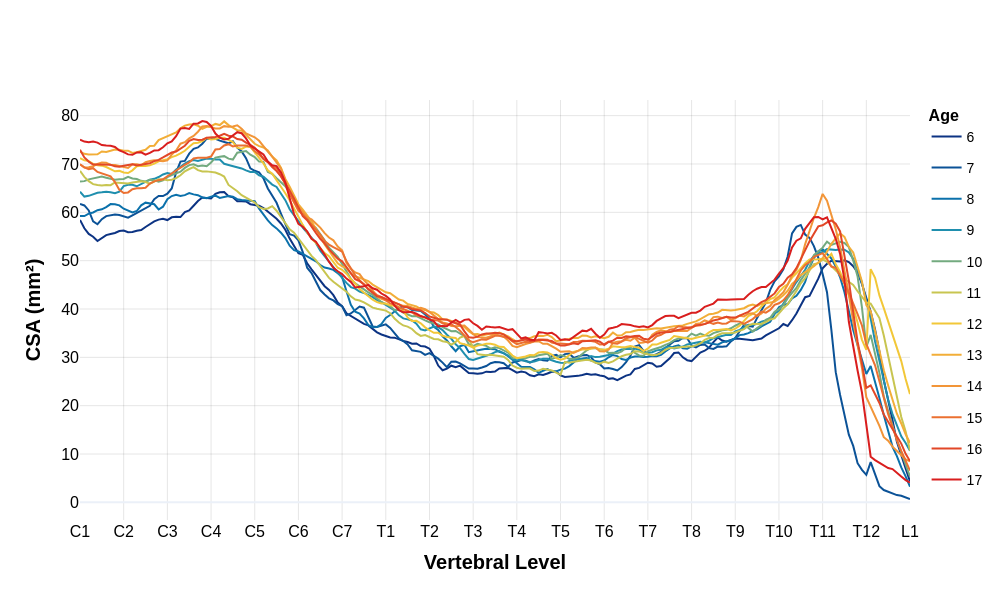

Notebook code cell kept with this figure:
### Markdown cell above
#### 1.1 All participants

### Code cell
plot_morphometrics(morphometrics_df, 'CSA','CSA (mm²)')

### Figure 1 — Plotly figure (JSON) as saved in the notebook; plotly's stock layout.template omitted (floating-point values rounded to 4 significant figures; data arrays with more than 128 entries replaced by an {"elided": "..."} marker saying what was removed)
{"data": [{"legendgroup": "Age 6", "line": {"color": "rgb(12, 51, 131)", "width": 2}, "marker": {"size": 6}, "mode": "lines", "name": "6", "type": "scatter", "x": {"elided": "191 float values"}, "y": {"elided": "191 float values"}}, {"legendgroup": "Age 7", "line": {"color": "rgb(11, 82, 151)", "width": 2}, "marker": {"size": 6}, "mode": "lines", "name": "7", "type": "scatter", "x": {"elided": "191 float values"}, "y": {"elided": "191 float values"}}, {"legendgroup": "Age 8", "line": {"color": "rgb(11, 113, 171)", "width": 2}, "marker": {"size": 6}, "mode": "lines", "name": "8", "type": "scatter", "x": {"elided": "191 float values"}, "y": {"elided": "191 float values"}}, {"legendgroup": "Age 9", "line": {"color": "rgb(31, 143, 174)", "width": 2}, "marker": {"size": 6}, "mode": "lines", "name": "9", "type": "scatter", "x": {"elided": "191 float values"}, "y": {"elided": "191 float values"}}, {"legendgroup": "Age 10", "line": {"color": "rgb(115, 170, 127)", "width": 2}, "marker": {"size": 6}, "mode": "lines", "name": "10", "type": "scatter", "x": {"elided": "191 float values"}, "y": {"elided": "191 float values"}}, {"legendgroup": "Age 11", "line": {"color": "rgb(200, 197, 80)", "width": 2}, "marker": {"size": 6}, "mode": "lines", "name": "11", "type": "scatter", "x": {"elided": "191 float values"}, "y": {"elided": "191 float values"}}, {"legendgroup": "Age 12", "line": {"color": "rgb(242, 199, 56)", "width": 2}, "marker": {"size": 6}, "mode": "lines", "name": "12", "type": "scatter", "x": {"elided": "191 float values"}, "y": {"elided": "191 float values"}}, {"legendgroup": "Age 13", "line": {"color": "rgb(242, 174, 56)", "width": 2}, "marker": {"size": 6}, "mode": "lines", "name": "13", "type": "scatter", "x": {"elided": "191 float values"}, "y": {"elided": "191 float values"}}, {"legendgroup": "Age 14", "line": {"color": "rgb(242, 149, 56)", "width": 2}, "marker": {"size": 6}, "mode": "lines", "name": "14", "type": "scatter", "x": {"elided": "191 float values"}, "y": {"elided": "191 float values"}}, {"legendgroup": "Age 15", "line": {"color": "rgb(235, 112, 49)", "width": 2}, "marker": {"size": 6}, "mode": "lines", "name": "15", "type": "scatter", "x": {"elided": "191 float values"}, "y": {"elided": "191 float values"}}, {"legendgroup": "Age 16", "line": {"color": "rgb(226, 71, 39)", "width": 2}, "marker": {"size": 6}, "mode": "lines", "name": "16", "type": "scatter", "x": {"elided": "191 float values"}, "y": {"elided": "191 float values"}}, {"legendgroup": "Age 17", "line": {"color": "rgb(217, 30, 30)", "width": 2}, "marker": {"size": 6}, "mode": "lines", "name": "17", "type": "scatter", "x": {"elided": "191 float values"}, "y": {"elided": "191 float values"}}], "layout": {"height": 600, "legend": {"font": {"color": "black", "family": "Arial", "size": 14}, "title": {"font": {"color": "black", "family": "Arial", "size": 16, "weight": "bold"}, "text": "Age"}}, "title": {"text": " "}, "width": 1000, "xaxis": {"gridcolor": "rgba(0, 0, 0, 0.1)", "tickangle": 0, "tickcolor": "black", "tickfont": {"color": "black", "family": "Arial", "size": 16}, "tickmode": "array", "ticktext": ["C1", "C2", "C3", "C4", "C5", "C6", "C7", "T1", "T2", "T3", "T4", "T5", "T6", "T7", "T8", "T9", "T10", "T11", "T12", "L1"], "tickvals": [1, 2, 3, 4, 5, 6, 7, 8, 9, 10, 11, 12, 13, 14, 15, 16, 17, 18, 19, 20], "title": {"font": {"color": "black", "family": "Arial", "size": 20, "weight": "bold"}, "text": "Vertebral Level"}}, "yaxis": {"gridcolor": "rgba(0, 0, 0, 0.1)", "tickcolor": "black", "tickfont": {"color": "black", "family": "Arial", "size": 16}, "title": {"font": {"color": "black", "family": "Arial", "size": 20, "weight": "bold"}, "text": "CSA (mm²)"}}}}
